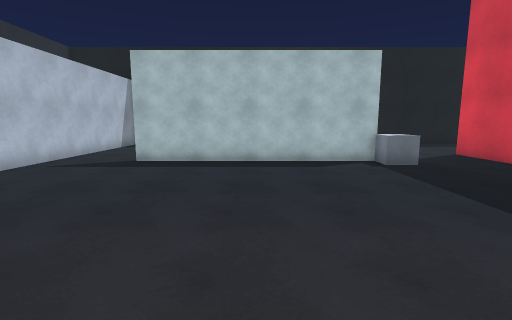
[1] (above)

21 first-person views from a walk through a 3-D level made in the Unity game engine. The camera is 1.5 m above the floor, tilts 8° down and sees 85° across. The floor is counted in squares, 1 m on a side. Each view is taken from the middle of a square. On the plan, view 1 faces up. The plan holds only what a view shows up to about 14 squares ahead; the rest is blank. The player character is not drawn.

[2]
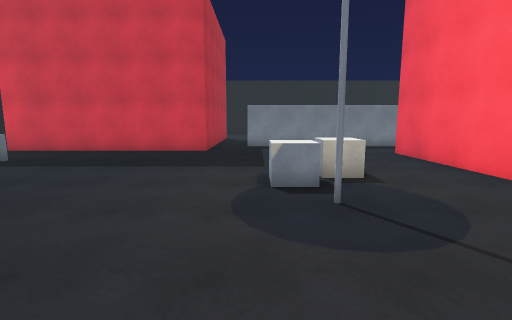

[3]
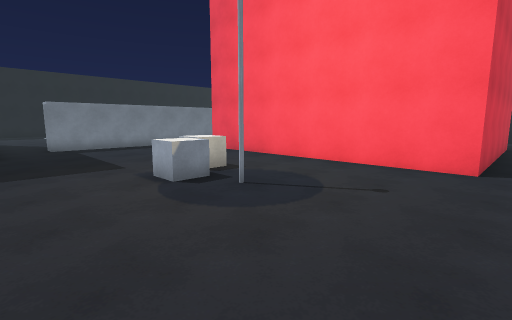

[4]
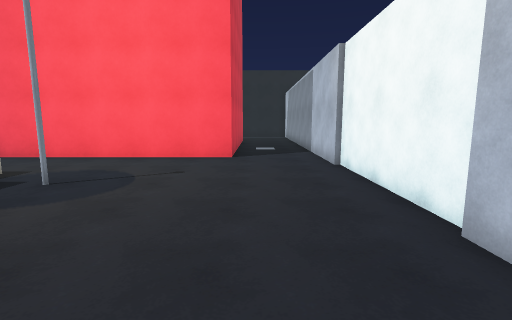

[5]
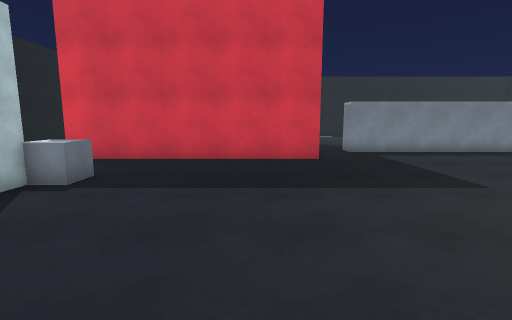

[6]
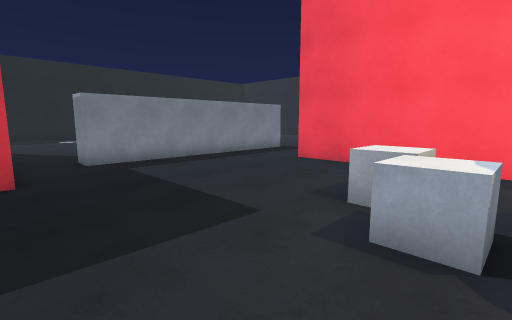

[7]
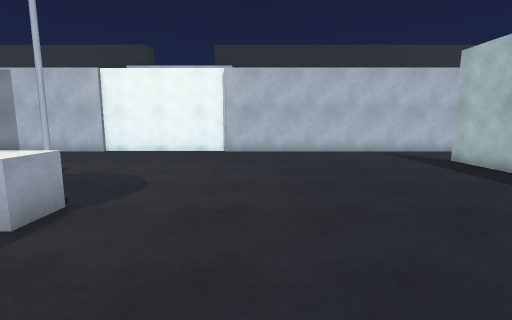

[8]
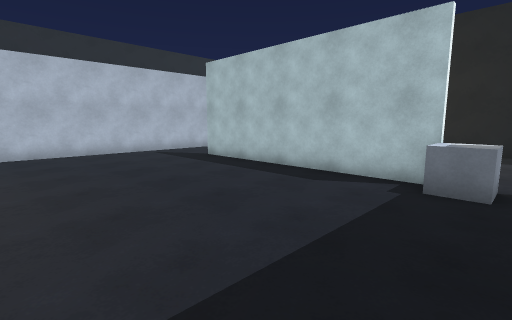

[9]
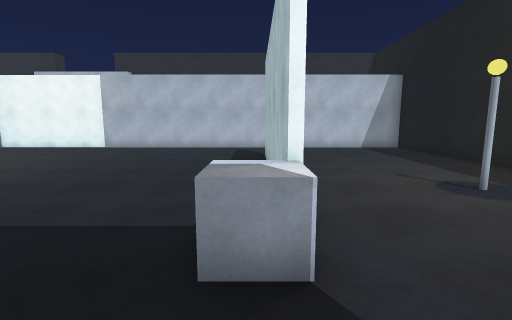

[10]
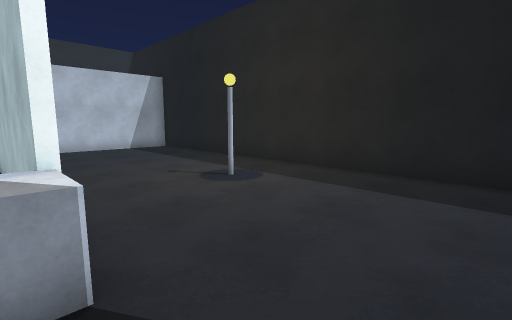

[11]
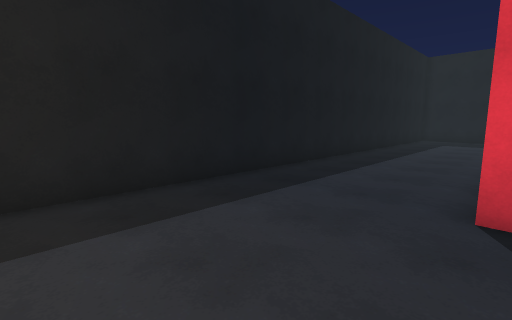

[12]
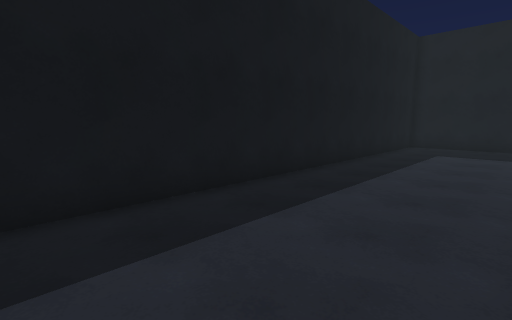

[13]
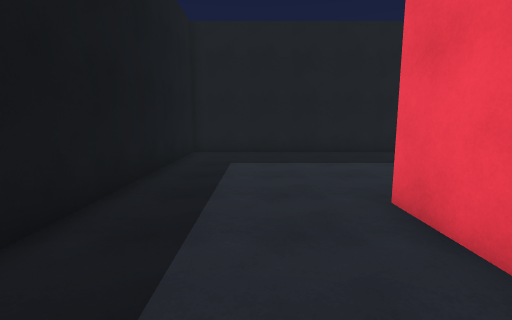

[14]
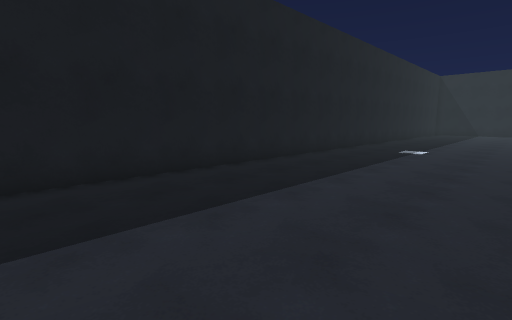

[15]
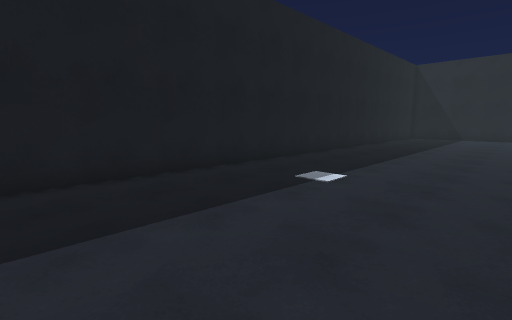

[16]
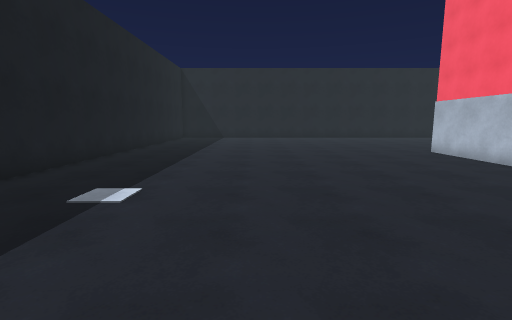

[17]
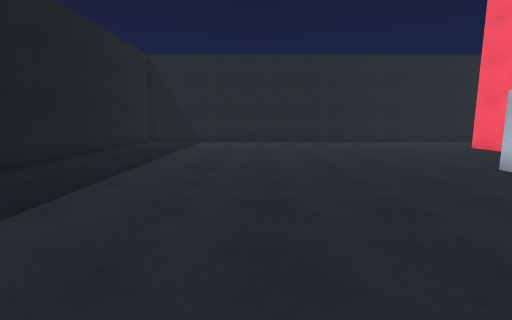

[18]
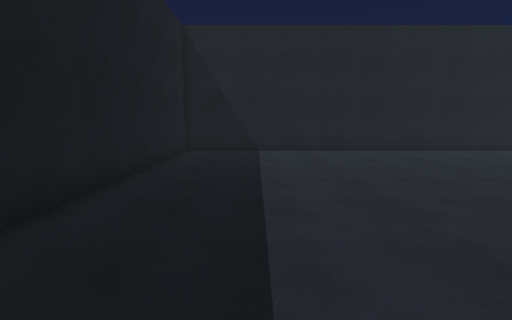

[19]
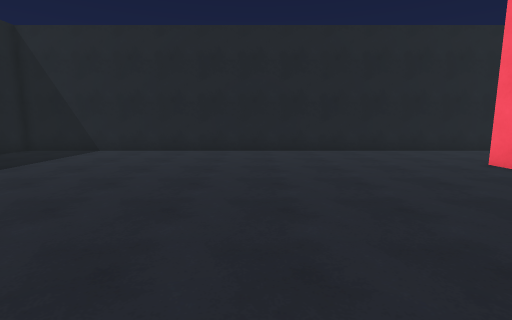

[20]
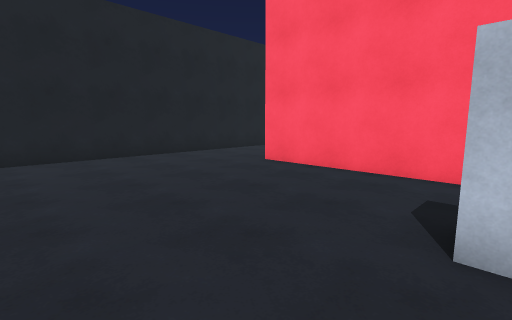

[21]
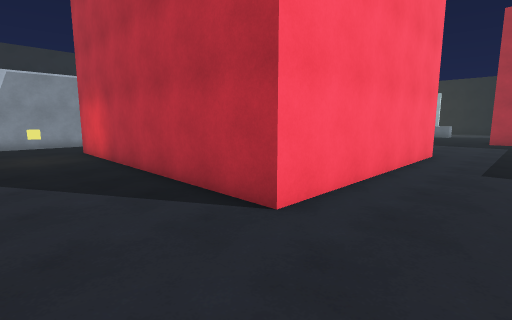

### Floor plan
Points are (right, up) in squares from view 1. A wall is a line through its corners. A room is listed if a view was taken in it or the views show most of it. See-through windows are left out.
Room 1 (views 1, 2, 3, 4, 5, 6, 7, 8, 9, 10)
walls: (9, 2.4) (9, 11.5); (4.6, 10.4) (-4.5, 10.4); (-7.9, 1.5) (-7.9, -4.5); (-4, -6.5) (8, -6.5); (-7.7, -4.4) (-7.7, -5.4); (11.5, -6.4) (11.5, 0.5) (12.5, 0.5); (-7.7, 11.4) (-7.7, 1.5)
ways out: opening at (-6, -5.3) to room 2; opening at (-6, 10.7) to room 2; opening at (6.5, 10.8) to room 2; opening at (10, -6) to room 2; opening at (12, 1.5) to room 2
objects: other object (0, -2); other object (1, -1) to (2, 0); other object (2, -3) to (3, -2); other object (5, 10)
Room 2 (views 11, 12, 13, 14, 15, 16, 17, 18, 19, 20, 21)
walls: (12.5, -5.1) (12.5, -9.5); (11.5, -7.4) (11.5, -6.4); (8, -6.5) (8, -16.5) (-4, -16.5); (9, 11.5) (9, 12.5); (16.5, 12.5) (19, 12.5); (4.1, -21) (27.5, -21) (27.5, 18) (-6.1, 18); (-7.7, -5.4) (-7.7, -9.6); (-4, -16) (-4, -6.5); (-7.7, 14.4) (-7.7, 11.4); (-7.7, -18.6) (-7.7, -19.2)
ways out: opening at (-6, -5.3) to room 1; opening at (-6, 10.7) to room 1; opening at (6.5, 10.8) to room 1; opening at (10, -6) to room 1; opening at (12, 1.5) to room 1
objects: other object (-2, -19) to (-2, -18); other object (2, 15)

Where each view was taken, in squares from view 1:
view 1: 0 up, 0 right, facing up
view 2: 0 up, 5 left, facing right
view 3: 3 up, 5 left, facing down-right
view 4: 5 up, 5 left, facing down
view 5: 5 up, 2 left, facing right
view 6: 3 up, 1 right, facing down-right
view 7: 3 up, 6 right, facing left
view 8: 3 up, 6 right, facing up-left
view 9: 10 up, 8 right, facing left
view 10: 10 up, 8 right, facing up-left
view 11: 12 up, 4 right, facing up-right
view 12: 13 up, 10 right, facing up-right
view 13: 15 up, 14 right, facing right
view 14: 13 up, 20 right, facing down-right
view 15: 5 up, 20 right, facing down-right
view 16: 4 up, 21 right, facing down
view 17: 1 down, 20 right, facing down
view 18: 7 down, 24 right, facing down
view 19: 7 down, 16 right, facing down
view 20: 9 down, 16 right, facing down-left
view 21: 20 down, 11 right, facing up-left
